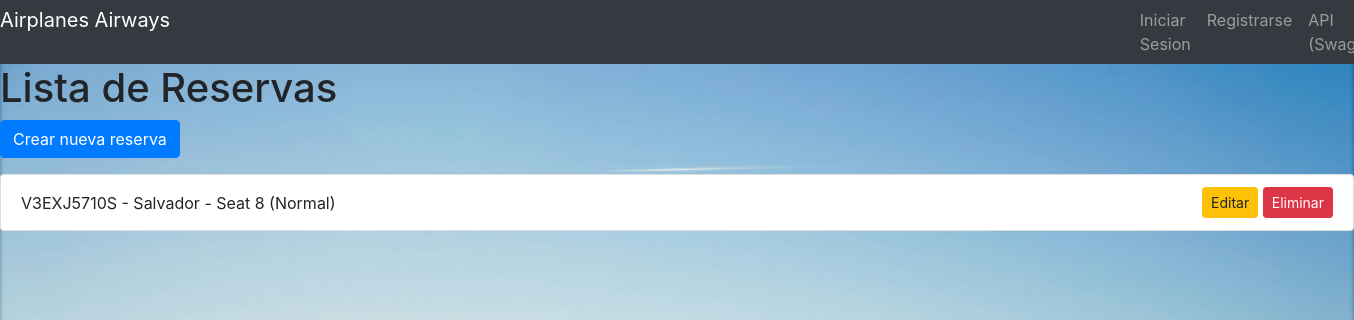
Page /reservations/ on the earlier database version.
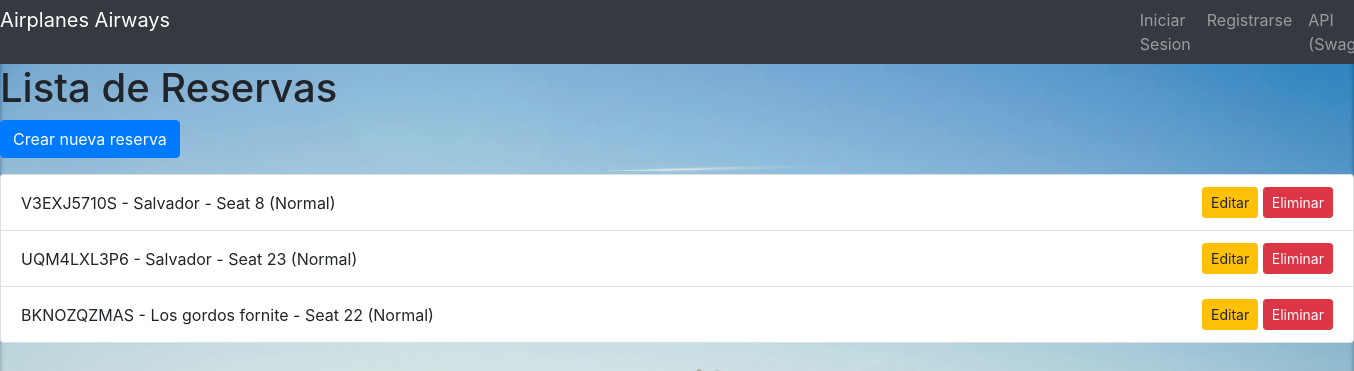
Same page on the later database version.
### apps/reservations/models.py (models this page shows, shortened)
class Reservation(models.Model):
    flight_id = models.ForeignKey(
        Flight,
        on_delete=models.CASCADE
    )
    passenger_id = models.ForeignKey(
        Passenger,
        on_delete=models.CASCADE
    )
    seating_id = models.OneToOneField(
        Seating,
        on_delete=models.CASCADE
    )
    state = models.CharField(max_length=20, default='Reserved')
    reservation_date = models.DateTimeField(auto_now_add=True)
    price = models.DecimalField(max_digits=20, decimal_places=2)
    reservation_code = models.CharField(max_length=10, unique=True)

### apps/passengers/models.py (models this page shows, shortened)
class Passenger(models.Model):
    name = models.CharField(max_length=100)
    document = models.CharField(max_length=20, unique=True)
    email = models.EmailField()
    phone = models.CharField(max_length=20)
    date_birth = models.DateField()
    document_type = models.CharField(max_length=50, choices=DOCUMENT_TYPE_CHOICES)

### apps/airplanes/models.py (models this page shows)
class Seating(models.Model):
    airplane_id = models.ForeignKey(
        Airplane,
        on_delete=models.CASCADE,
        related_name='seatings',
    )
    number = models.IntegerField()
    row = models.IntegerField()
    column = models.IntegerField()
    type = models.CharField(max_length=100, choices=SEATING_TYPE_CHOICES, default='Normal')
    state = models.BooleanField(default=False)
    def __str__(self):
        return f"Seat {self.number} ({self.type})"

### apps/reservations/views.py (the view)
# urls.py: path('', ReservationListView.as_view(), name='list'),
class ReservationListView(ListView):
    model = Reservation
    template_name = "reservations/list.html"
    context_object_name = "reservations"

### apps/reservations/templates/reservations/list.html
{% extends 'base.html' %}
{% block content %}
<h1>Lista de Reservas</h1>
<a href="{% url 'create' %}" class="btn btn-primary mb-3">
    Crear nueva reserva
</a>
<ul class="list-group">
    {% for reservation in reservations %}
        <li class="list-group-item d-flex justify-content-between align-items-center">
            <span>
                {{ reservation.reservation_code }} - {{ reservation.passenger_id.name }} - {{ reservation.seating_id }}
            </span>
            <span>
                <a href="{% url 'update' reservation.id %}" class="btn btn-sm btn-warning">
                    Editar
                </a>
                <a href="{% url 'delete' reservation.id %}" class="btn btn-sm btn-danger">
                    Eliminar
                </a>
            </span>
        </li>
    {% empty %}
        <li class="list-group-item">No hay reservas</li>
    {% endfor %}
</ul>
{% endblock %}

Differences in the rows shown:
added Reservation: reservation_code "UQM4LXL3P6", passenger_id.name "Salvador", seating_id "Seat 23 (Normal)"
added Reservation: reservation_code "BKNOZQZMAS", passenger_id.name "Los gordos fornite", seating_id "Seat 22 (Normal)"
